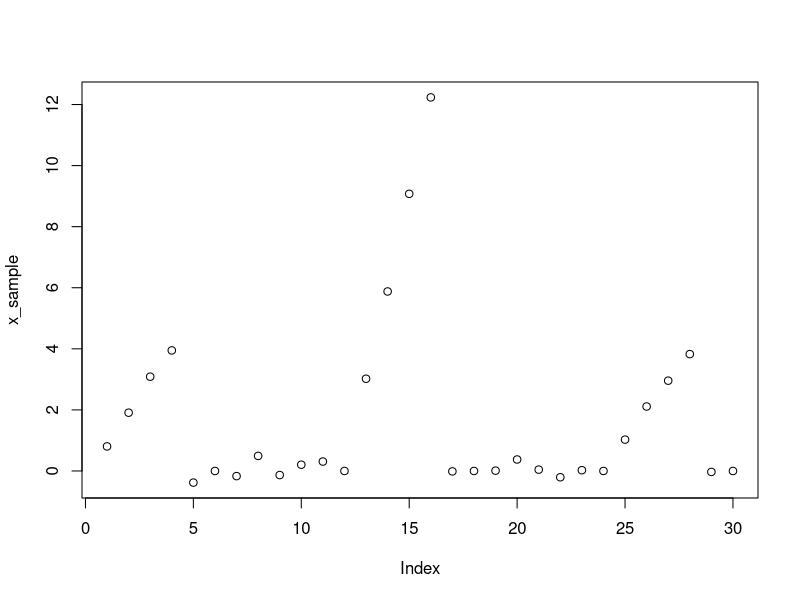
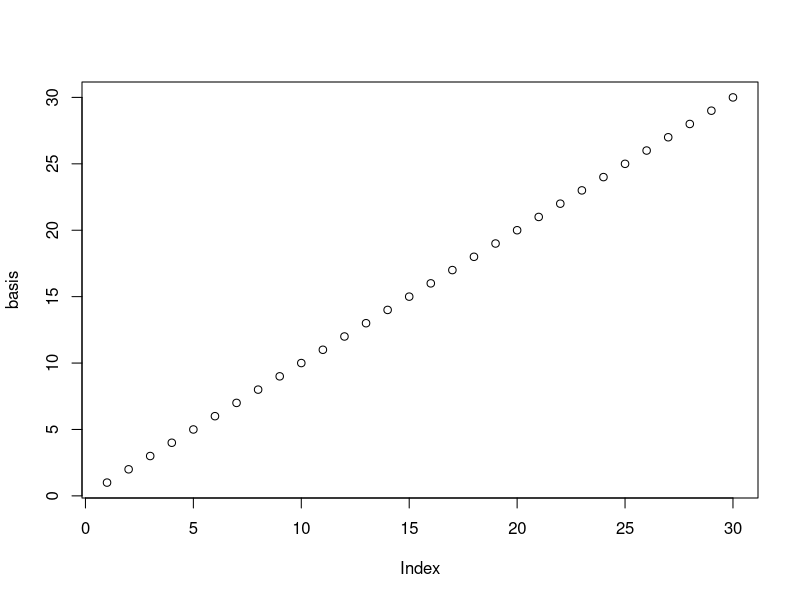

The R source for these figures, in order: (Note: this script raises an error after producing the figures.)
# This is an example where we try to detect the "slopes"
# ================
#
# GENERATE A SAMPLE SIGNAL
#
# =================
x_sample <- rep(0,30)
x_mat <- matrix(, nrow=0, ncol = length(x_sample))
slopes <- c(1,3,1,3,1,3,1,3)
zero_period <- 12
rise_period <- 5
for (s in 1:20)
{
  slope_id <- 1 # to use different slopes at different rising periods
  for (t in 1:length(x_sample))
  {
    noise = rnorm(1,mean=0,sd=0.2)
    if (t %% zero_period > 0)
    {
      if (t %% 12 < rise_period + 1)
      {
        # this is a rising period
        x_sample[t] <- slopes[slope_id] * (t %% zero_period) %% rise_period + noise
      }
      else if (t %% 12 == rise_period + 1)
      {
        slope_id <- slope_id + 1
      }
      else {
        # this is a zero period
        x_sample[t] <- noise
      }
    }
  }
  x_mat <- rbind(x_mat, x_sample)
}

plot(x_sample)

# ================
#
# DEFINE A BASIS FUNCTION
#
# =================
basis = 1:30 
plot(basis)

# ================
#
# DIRICHLET PROCESS GAUSSIAN MIXTURE MODEL (DP-GMM)
#
# =================

# Cluster base distribution
mu0 <- 3.0
var0 <- 3.0
tau0 <- solve(var0)

# Measurement variance
vary <- 0.05
tauy <- solve(vary)

# Cluster params
cmu <- c(mu0)
# cvar <- c(var0) # we don't actually use this because in the simplest case, we just assume a fixed variance for each cluster

# All the changepoints
cp <- list()

# We create an x_cut object which contains all the segments when cutting the x_mat time series
x_cut <- list()

# We create an "attribution" object which indicates the cluster that each segment belongs to
attr <- matrix(, nrow=nrow(x_mat), ncol=10) # 10 is the maximum number of changepoints in each time series

# Originally, this object will just be a duplicate of x_mat, all the original time series not cut
for (ts in 1:nrow(x_mat))
{
  x_cut <- append(x_cut, list(x_mat[ts,]))
}

# Then we place random changepoints among the time series
for (ts_index in 1:length(x_cut))
{
  ts_length <- length(x_cut[[ts_index]])
  change_at <- sample(2:ts_length-1, 1)
  # cp[ts_index] <- list(append(cp[[ts_index]], change_at))
  cp[ts_index] <- list(change_at)
}

# We can cut our original time series according to cp
xa_cut <- cut_x_with_cp(x_cut, cp, basis)
x_cut <- xa_cut$x_cut
a_cut <- xa_cut$a_cut
# Assign the initial cluster of each segment, just assign to the same cluster for now
attr[, 1] <- 1
attr[, 2] <- 1
# Number of cluster
Nattr <- 1
# Cluster spawning coefficient
alpha <- 7

max_iter <- 15000 # max iter per clustering attempt

for (ts_index in 1:length(x_cut))
{
  for (segment_index in a_cut[[ts_index]])
  {
    seatings <- n_customers_at_each_table(attr)
    a_of_customer <- a_cut[[ts_index]][[segment_index]]
    table_of_current_customer <- attr[ts_index, segment_index]
    # First we un-seat the current customer (or segment) from his table
    seatings[table_of_current_customer] <- seatings[table_of_current_customer] - 1
    attr[ts_index][segment_index] <- -1
    if (seatings[table_of_current_customer] == 0)
    {
      # If the unseated customer turns out to be the last one sitting at that table, we remove the table via a two steps process
      # First, we swap the (just emptied) table with the last table (i.e., table Nattr) by reassigning the seats of all customers sitting there
      # Then we let Nattr - 1 so the last empty table is gone
      attr[attr==Nattr] <- table_of_current_customer # resitting all the customers at the last table
      seatings[table_of_current_customer] <- seatings[Nattr] # swap the number of customers of the two tables being swapped
      Nattr <- Nattr - 1 # remove the last (now empty) table
    }
    # Now run the Chinese Restaurant Process
    # Each cluster will try to "engulf" the segment's a and see its mean and variance shifted
    # to posterior mean and variance values
    
    # This variable holds the proba of all tables that the customer is going to sit in
    p_sit_at_table <- rep(0, Nattr+1)
    for (table in 1:(Nattr+1))
    {
      if (table <= Nattr)
      {
        
        # Sit with others
        # Calculate posterior values
        # The current mean and variance
        # current_mean <- mu0 # actually not used
        current_var <- var0 # use the fixed variance for cluster in this version of code
        nk <- seatings[table]
        tauk <- solve(current_var)
        # Run a loop to calculate the sum of data of the current cluster
        cluster_sum <- 0
        for (ts_index in 1:length(x_cut))
        {
          for (segment_index in 1:length(x_cut[[ts_index]]))
          {
            if (attr[ts_index][segment_index] == table)
            {
              cluster_sum <- cluster_sum + as.vector(a_cut[[ts_index]][[segment_index]])
            }
          }
        } # Calculation of cluster_sum completed
        sigp <- nk * tauk + tau0
        taup <- solve(sigp)
        new_mean <- taup * (tauk * cluster_sum + mu0 * tau0)
        new_var <- sigp + vary
        new_sd <- sqrt(new_var)
        N_seatings <- sum(seatings)
        # The likelihood of "sitting at an occupied table" is
        p_sit_at_occupied <- nk / (N_seatings - 1 + alpha)
        # Replace a_of_customer is the line below if we want to also account for the homogeneity of the measurements
        # here it works like the most basic HDP-GMM (that doesn't even account for )
        p_sit_at_table_k <- p_sit_at_occupied * dnorm(a_of_customer, mean=new_mean, sd=new_sd)
        p_sit_at_table[table] <- p_sit_at_table_k
      } else 
      {
        # Open a new table
        p_sit_at_unoccupied <- alpha / (N_seatings - 1 + alpha)
        new_sd <- sqrt(vary + var0)
        p_sit_at_table_Kplus1 <- p_sit_at_unoccupied * dnorm(a_of_customer, mean=mu0, sd=new_sd)
        p_sit_at_table[table] <- p_sit_at_table_Kplus1
      }
    } # end of loop through all tables
    # Normalize the p_sit_at_table
    p_sit_at_table <- p_sit_at_table / sum(p_sit_at_table)
    # Sample the new table for this customer to sit (including opening new one)
    table_to_sit <- sample(1:Nattr+1, 1, replace=T, prob=p_sit_at_table)
    attr[ts_index][segment_index] <- table_to_sit
    if (table_to-sit == Nattr+1)
    {
      # The customer has decided upon opening a new table
      Nattr <- Nattr + 1 # increase the number of tables (i.e., clusters) by 1
    }
  }
}